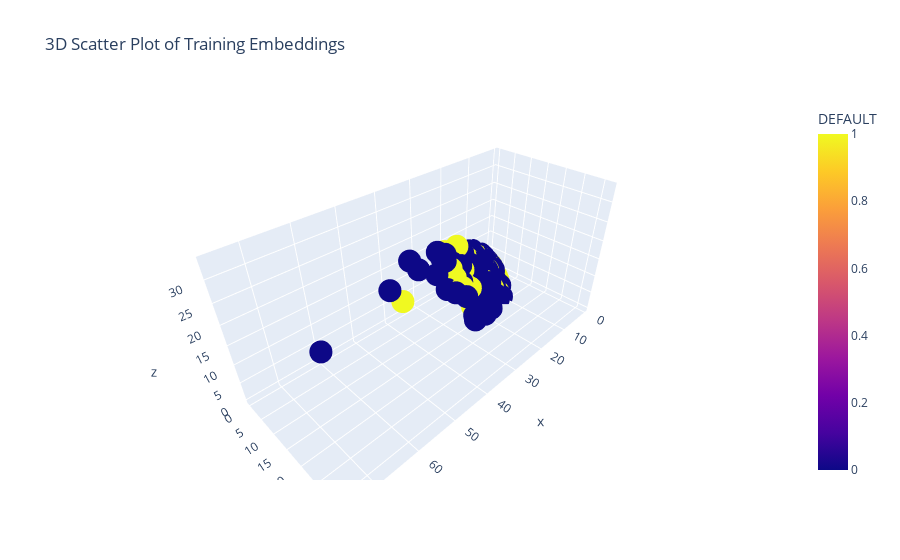
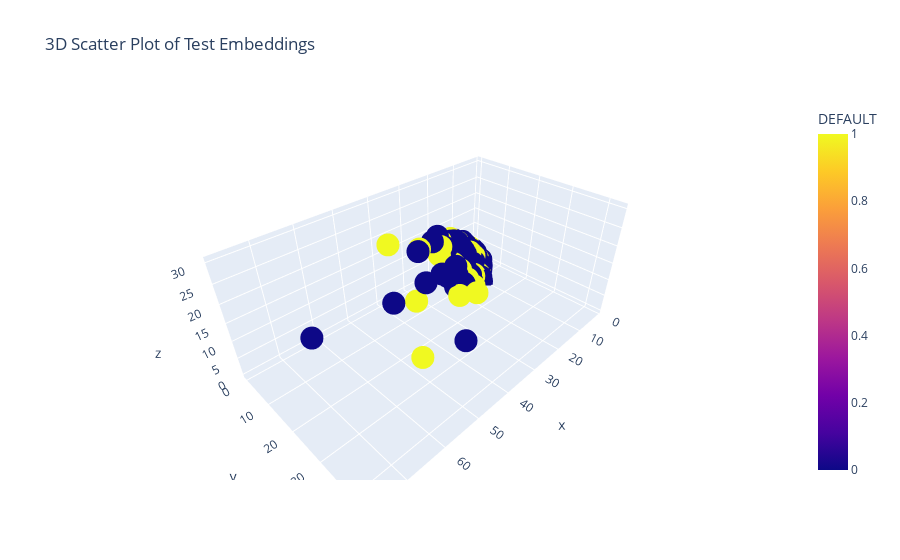

Here is the notebook cell these charts were saved with, in order:
### Code cell
# Define the encoder part of the autoencoder (up to the bottleneck layer)
encoder_model = Model(inputs=autoencoder.input, outputs=autoencoder.get_layer('bottleneck').output)

# Compile the encoder model
encoder_model.compile(optimizer='adam', loss='mse')

# Use the encoder model to transform the preprocessed data into embeddings
embeddings_train = encoder_model.predict(X_train_preprocessed)
embeddings_test = encoder_model.predict(X_test_preprocessed)

# Visualize the encoded feature matrix
embeddings_train_df = pd.DataFrame(embeddings_train, columns=['x', 'y', 'z'])
embeddings_train_df['DEFAULT'] = y_train.values

embeddings_test_df = pd.DataFrame(embeddings_test, columns=['x', 'y', 'z'])
embeddings_test_df['DEFAULT'] = y_test.values

fig = px.scatter_3d(embeddings_train_df, x='x', y='y', z='z', color='DEFAULT', title="3D Scatter Plot of Training Embeddings")
fig.show()

fig = px.scatter_3d(embeddings_test_df, x='x', y='y', z='z', color='DEFAULT', title="3D Scatter Plot of Test Embeddings")
fig.show()

# Observations and Insights
print("Observations and Insights:")
print("1. The 3D scatter plots show the distribution of the embeddings for the training and test data.")
print("2. Check if there is a clear separation between the default and non-default customers.")
print("3. Analyze if the clusters are dense and separate, indicating good compression and feature extraction by the autoencoder.")

### Figure 1 — Plotly figure (JSON) as saved in the notebook; plotly's stock layout.template omitted (floating-point values rounded to 4 significant figures; data arrays with more than 128 entries replaced by an {"elided": "..."} marker saying what was removed)
{"data": [{"hovertemplate": "x=%{x}<br>y=%{y}<br>z=%{z}<br>DEFAULT=%{marker.color}<extra></extra>", "legendgroup": "", "marker": {"color": {"elided": "750 int values"}, "coloraxis": "coloraxis", "symbol": "circle"}, "mode": "markers", "name": "", "scene": "scene", "showlegend": false, "type": "scatter3d", "x": {"elided": "750 float values"}, "y": {"elided": "750 float values"}, "z": {"elided": "750 float values"}}], "layout": {"coloraxis": {"colorbar": {"title": {"text": "DEFAULT"}}, "colorscale": [[0, "#0d0887"], [0.1111, "#46039f"], [0.2222, "#7201a8"], [0.3333, "#9c179e"], [0.4444, "#bd3786"], [0.5556, "#d8576b"], [0.6667, "#ed7953"], [0.7778, "#fb9f3a"], [0.8889, "#fdca26"], [1, "#f0f921"]]}, "legend": {"tracegroupgap": 0}, "scene": {"domain": {"x": [0, 1], "y": [0, 1]}, "xaxis": {"title": {"text": "x"}}, "yaxis": {"title": {"text": "y"}}, "zaxis": {"title": {"text": "z"}}}, "title": {"text": "3D Scatter Plot of Training Embeddings"}}}

### Figure 2 — Plotly figure (JSON) as saved in the notebook; plotly's stock layout.template omitted (floating-point values rounded to 4 significant figures; data arrays with more than 128 entries replaced by an {"elided": "..."} marker saying what was removed)
{"data": [{"hovertemplate": "x=%{x}<br>y=%{y}<br>z=%{z}<br>DEFAULT=%{marker.color}<extra></extra>", "legendgroup": "", "marker": {"color": {"elided": "250 int values"}, "coloraxis": "coloraxis", "symbol": "circle"}, "mode": "markers", "name": "", "scene": "scene", "showlegend": false, "type": "scatter3d", "x": {"elided": "250 float values"}, "y": {"elided": "250 float values"}, "z": {"elided": "250 float values"}}], "layout": {"coloraxis": {"colorbar": {"title": {"text": "DEFAULT"}}, "colorscale": [[0, "#0d0887"], [0.1111, "#46039f"], [0.2222, "#7201a8"], [0.3333, "#9c179e"], [0.4444, "#bd3786"], [0.5556, "#d8576b"], [0.6667, "#ed7953"], [0.7778, "#fb9f3a"], [0.8889, "#fdca26"], [1, "#f0f921"]]}, "legend": {"tracegroupgap": 0}, "scene": {"domain": {"x": [0, 1], "y": [0, 1]}, "xaxis": {"title": {"text": "x"}}, "yaxis": {"title": {"text": "y"}}, "zaxis": {"title": {"text": "z"}}}, "title": {"text": "3D Scatter Plot of Test Embeddings"}}}
